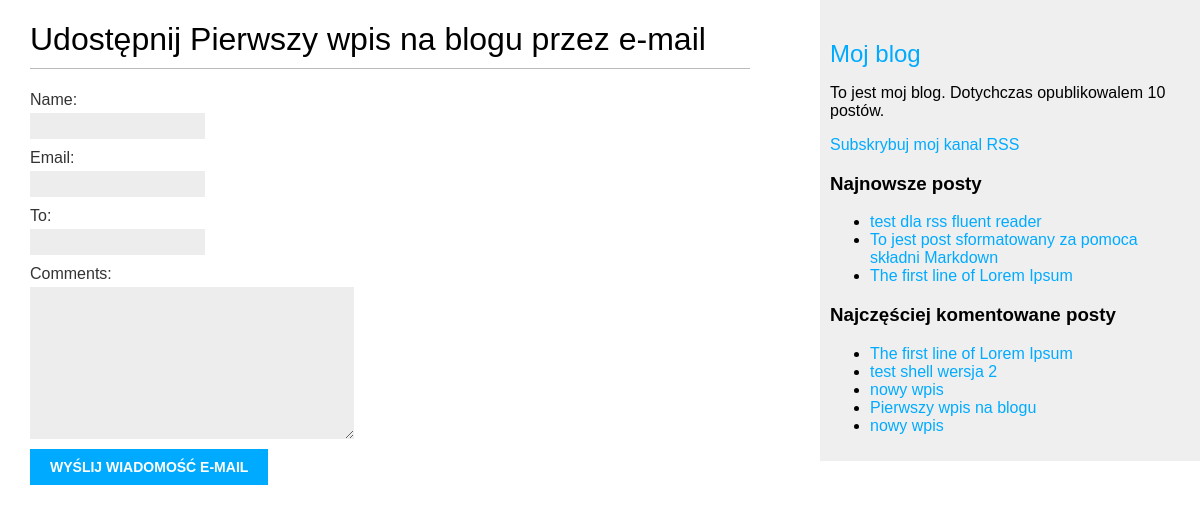
Screenshot of /blog/1/share/ with the database file from the repository.
### blog/models.py (models this page shows, shortened)
class Post(models.Model):
    class Status(models.TextChoices):
        DRAFT = 'DF', 'Roboczy'
        PUBLISHED = 'PB', 'Opublikowany'
    title = models.CharField(max_length=250)
    slug = models.SlugField(max_length=250, unique_for_date='publish')
    author = models.ForeignKey(User,
                               on_delete=models.CASCADE,
                               related_name='blog_posts')
    body = models.TextField()
    publish = models.DateTimeField(default=timezone.now)
    created = models.DateTimeField(auto_now_add=True)
    updated = models.DateTimeField(auto_now=True)
    status = models.CharField(max_length=2,
                              choices=Status.choices,
                              default=Status.DRAFT)
    tags = TaggableManager()
    objects = models.Manager()
    published = PublishedManager()
    class Meta:
        ordering = ['-publish']
        indexes = [
            models.Index(fields=['-publish'])
        ]
    def get_absolute_url(self):
        return reverse('blog:post_detail', args=[self.publish.year, self.publish.month, self.publish.day, self.slug])

### blog/views.py (the view)
# urls.py: path("<int:post_id>/share/", views.post_share, name="post_share"),
def post_share(request, post_id):
    post = get_object_or_404(Post, id=post_id, status=Post.Status.PUBLISHED)
    sent = False
    if request.method == 'POST':
        form = EmailPostForm(request.POST)
        if form.is_valid():
            cd = form.cleaned_data
            post_url = request.build_absolute_uri(post.get_absolute_url())
            subject = f"{cd['name']} poleca Ci przeczytanie {post.title}"
            message = f"Przeczytaj {post.title} pod adresem {post_url}\n\nKomentarz {cd['name']}: \n\n{cd['comments']}"
            send_mail(subject, message, cd['email'], [cd['to']])
            sent = True
    else:
        form = EmailPostForm()
    context = {
        'post': post,
        'form': form,
        'sent': sent
    }
    return render(request, 'blog/post/share.html', context)

### blog/forms.py
class EmailPostForm(forms.Form):
    name = forms.CharField(max_length=25)
    email = forms.EmailField()
    to = forms.EmailField()
    comments = forms.CharField(required=False,
                               widget=forms.Textarea)

### blog/models.py (called while the page is built)
    def get_queryset(self):
        return super().get_queryset().filter(status=Post.Status.PUBLISHED)

### blog/templatetags/blog_tags.py (called while the page is built)
@register.simple_tag
def total_posts():
    return Post.published.count()

@register.inclusion_tag('blog/post/latest_posts.html')
def show_latest_posts(count=5):
    latest_posts = Post.published.order_by('-publish')[:count]
    return {'latest_posts': latest_posts}

@register.simple_tag
def get_most_commented_posts(count=5):
    return Post.published.annotate(total_comments=Count('comments')).order_by('-total_comments')[:count]

### blog/templates/blog/post/share.html (shortened to what this page needs)
{% extends 'blog/base.html' %}
{% block content %}
    {% if sent %}
        <h1>Wiadomość e-mail została pomyślnie wysłana</h1>
        <p>Wysłanie posta "{{ post.title }}" do {{ form.cleaned_data.to }} zakończyło się sukcesem</p>
    {% else %}
        <h1>Udostępnij {{ post.title }} przez e-mail</h1>
        <form method="post">
            {{ form.as_p }}
            <input type="submit" value="Wyślij wiadomość e-mail" />
        </form>
    {% endif %}
{% endblock content %}

### blog/templates/blog/base.html (shortened to what this page needs)
{% load blog_tags %}
{% load static %}
<!DOCTYPE html>
<html lang="en">
<head>
    <link rel="stylesheet" href="{% static 'css/blog.css' %}">
</head>
<body>
    <div id="content">
        {% block content %}
        {% endblock content %}
    </div>
    <div id="sidebar">
        <h2><a href="{% url 'blog:post_list' %}">Moj blog</a></h2>
        <p>To jest moj blog.
            Dotychczas opublikowalem {% total_posts %} postów.
        </p>
        <p>
            <a href="{% url 'blog:post_feed' %}">
                Subskrybuj moj kanal RSS
            </a>
        </p>
        <h3>Najnowsze posty</h3>
        {% show_latest_posts 3 %}
        <h3>Najczęściej komentowane posty</h3>
        {% get_most_commented_posts as most_commented_posts %}
        <ul>
            {% for post in most_commented_posts %}
                <li>
                    <a href="{{ post.get_absolute_url }}">{{ post.title }}</a>
                </li>
            {% endfor %}
        </ul>
    </div>
</body>
</html>

### blog/templates/blog/post/latest_posts.html
<ul>
    {% for post in latest_posts %}
        <li>
            <a href="{{ post.get_absolute_url }}">{{ post.title }}</a>
        </li>
    {% endfor %}
</ul>

### blog/static/css/blog.css (style rules this page uses)
body { margin:0; padding:0; font-family:helvetica, sans-serif; display: flex; justify-content:space-between ; }
a { color:#00abff; text-decoration:none; }
h1 { font-weight:normal; border-bottom:1px solid #bbb; padding:0 0 10px 0; }
h2 { font-weight:normal; margin:30px 0 0; }
#content { width:60%; padding:0 0 0 30px; }
#sidebar { position: sticky; top: 0; width:30%; padding:10px; background:#efefef; height:100%; }
label { float:left; clear:both; color:#333; margin-bottom:4px; }
input, textarea { clear:both; float:left; margin:0 0 10px; background:#ededed; border:0; padding:6px 10px; font-size:12px; }
input[type=submit] { font-weight:bold; background:#00abff; color:#fff; padding:10px 20px; font-size:14px; text-transform:uppercase; }

### rows the page displays
Post: title "Pierwszy wpis na blogu"
Post: title "test dla rss fluent reader"
Post: title "To jest post sformatowany za pomoca składni Markdown"
Post: title "The first line of Lorem Ipsum"
Post: title "test shell wersja 2"
Post: title "nowy wpis"
Post: title "nowy wpis"
